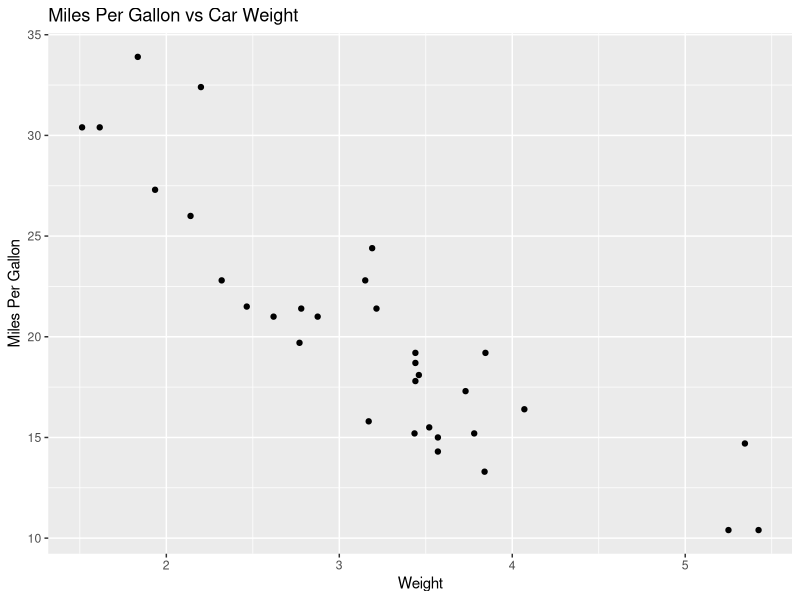

Write R code to recreate this figure.
## ---- chunk 1
library(ggplot2)
data(mtcars)
head(mtcars)
## ---- chunk 2
summary(mtcars)
## ---- chunk 3
ggplot(mtcars, aes(x = wt, y = mpg)) +
  geom_point() +
  labs(
    title = "Miles Per Gallon vs Car Weight",
    x = "Weight",
    y = "Miles Per Gallon"
  )
